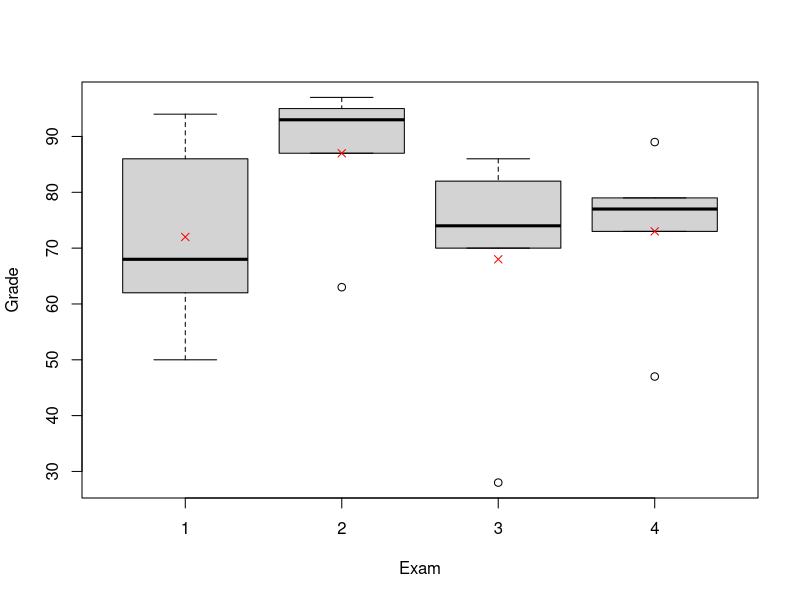
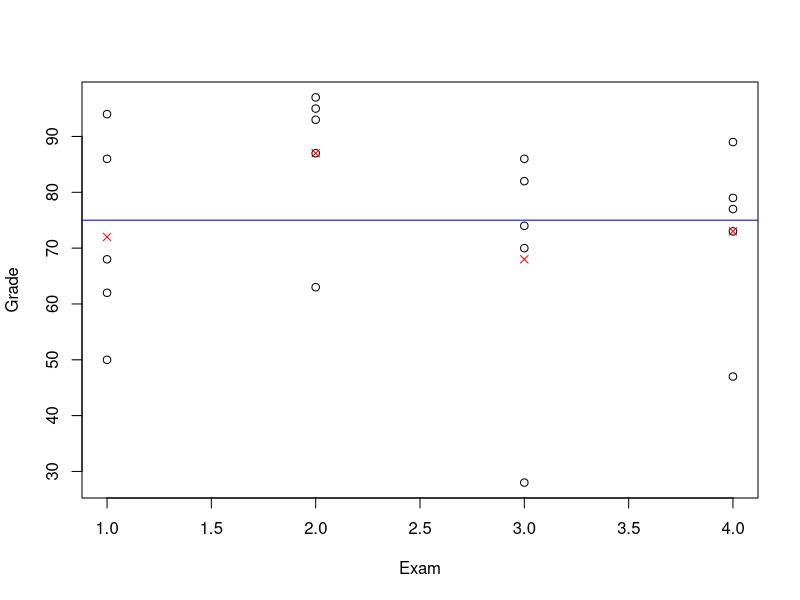
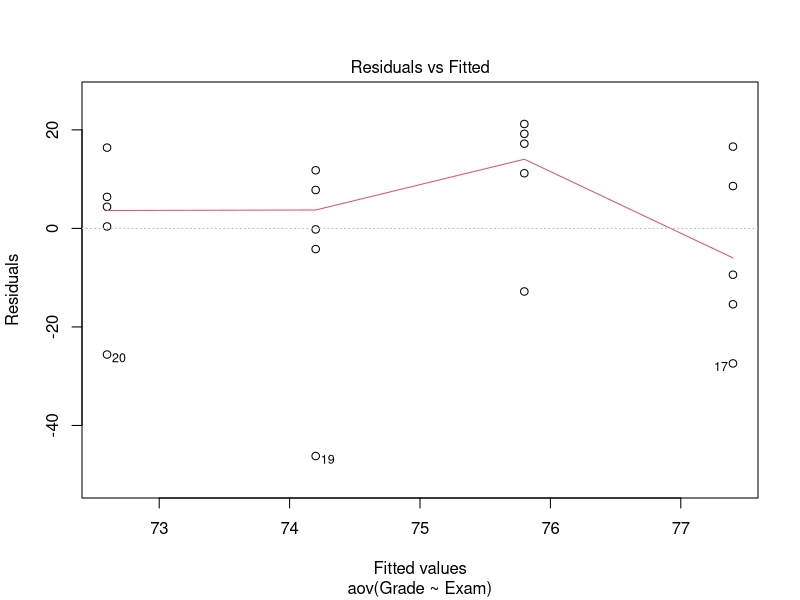
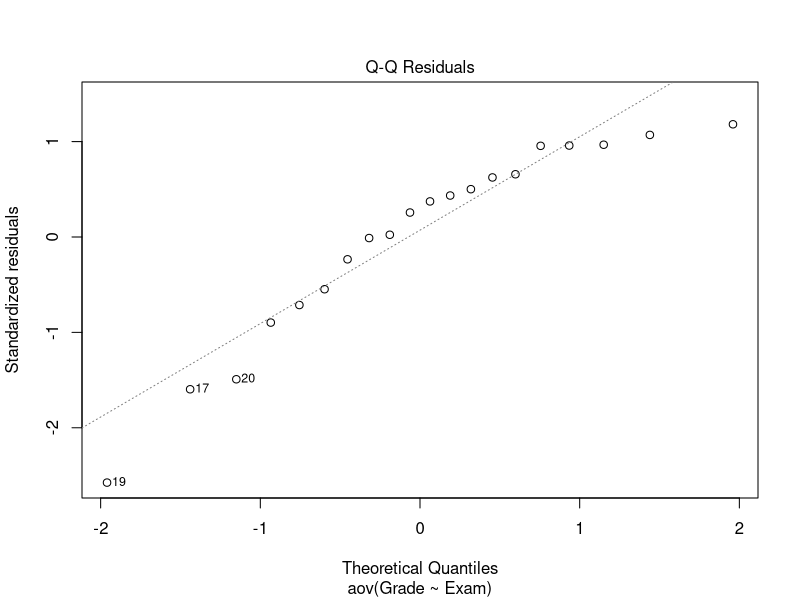
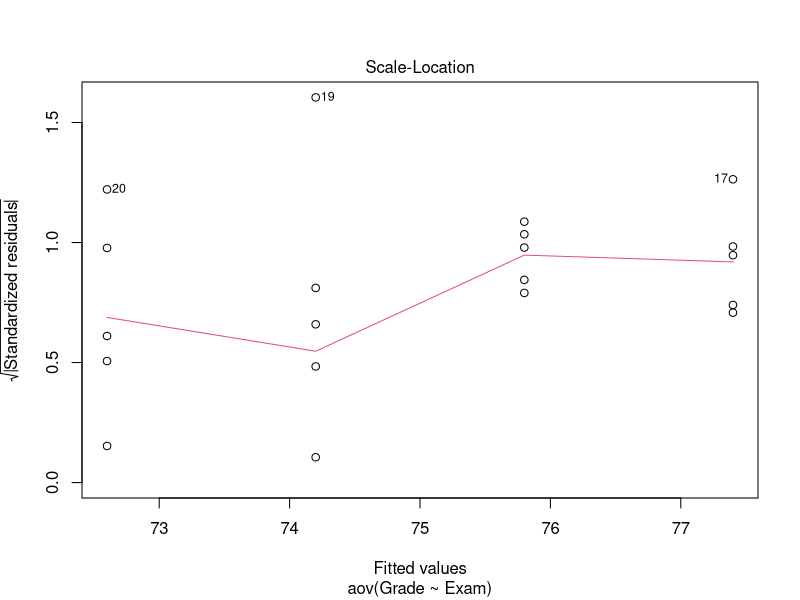
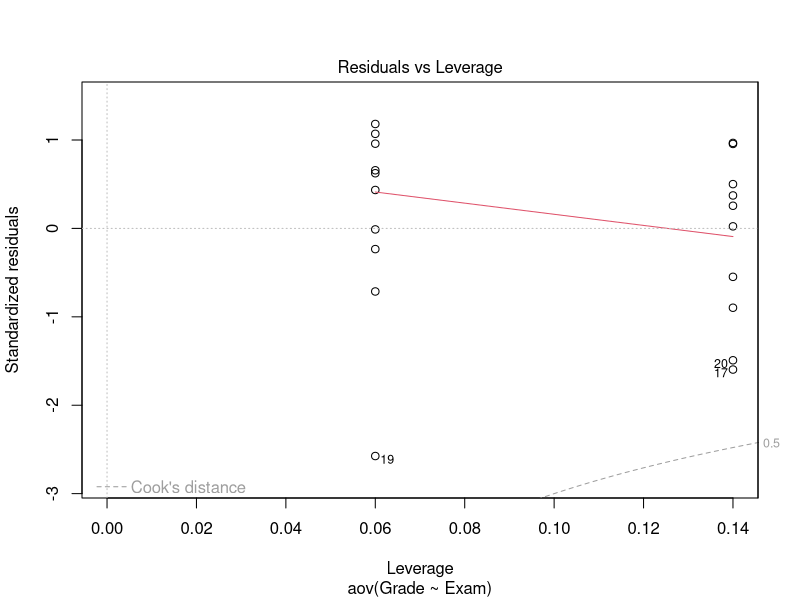
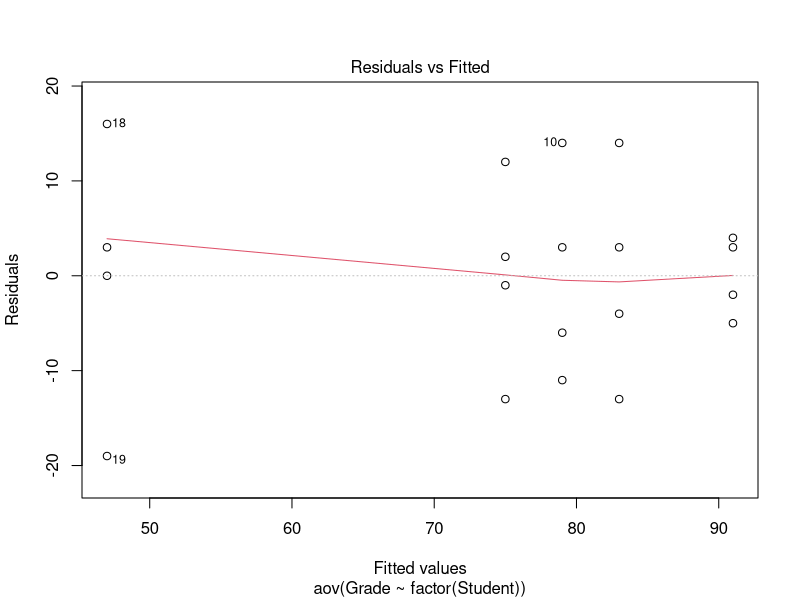
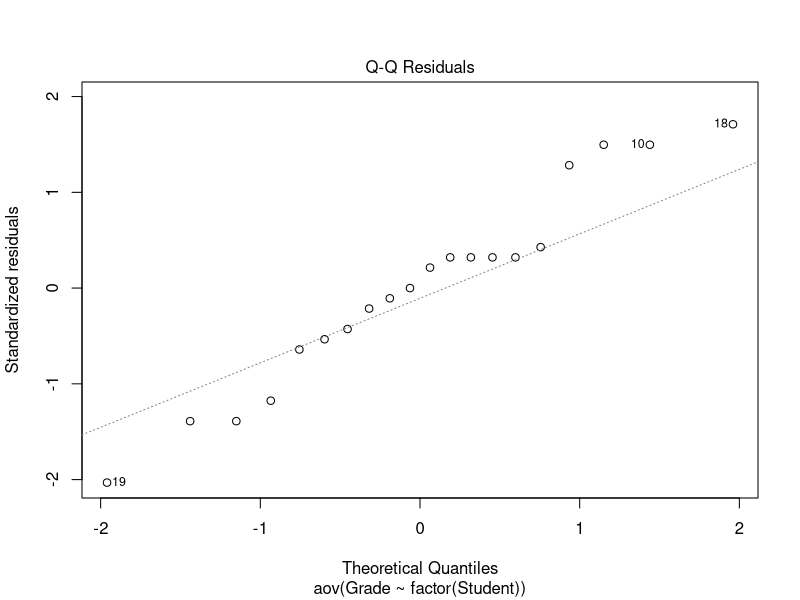

Recreate these plots in R, in order. (Note: this script raises an error after producing the figures.)
## ---- chunk 1
library(readr)

Exams4 <- read_csv("Exams4.csv")

Exams4
## ---- chunk 2
# Plotting "Grade" distributions for each "Exam"
# Use tapply(variable1, variable2, function) to apply the "function" to each group of "variable 1" partitioned based on "variable 2"
means = tapply(Exams4$Grade, Exams4$Exam, mean)

tapply(Exams4$Grade, Exams4$Exam, mean)
tapply(Exams4$Grade, Exams4$Exam, sd)
tapply(Exams4$Grade, Exams4$Exam, length)

boxplot(Grade ~ Exam, data = Exams4)
points(means, col="red", pch=4)
## ---- chunk 3
# SSE is the sum of squared differences from each point to its group mean (red cross).
# SSGroup is the sum of the squared difference from each group mean (red cross) to the grand mean (blue line) multiplied by its group size.
# SSTotal is the sum of squared differences from each point to grand mean (blue line).
# SSTotal=SSGroup+SSE
plot(Grade ~ Exam, data = Exams4)
points(means, col="red", pch=4)
abline(h = mean(Exams4$Grade), col = "blue")
## ---- chunk 4
# Use aov() for comparing the group means. Are grades different among exams?
# Note here since "Exam" is coded in numbers 1 through 4, we need to use factor() to make it categorical.
amodG=aov(Grade~Exam, data=Exams4)
# There seems to be no statistically significant difference in grades among exams.
summary(amodG)
## ---- chunk 5
# Checking ANOVA conditions
plot(amodG)
# Checking the constant variance condition
round(tapply(Exams4$Grade,Exams4$Exam,sd),2)
## ---- chunk 6
# Another way to do ANOVA for group comparisons. Are students different in taking exams?
modS=aov(Grade~factor(Student), data = Exams4)
summary(modS)

plot(modS, 1:2)
round(tapply(Exams4$Grade,Exams4$Student,sd),2)
## ---- chunk 7
# There are k=5 groups, so the df of t-statistic is n-k=20-5=15.
modS$df.residual
t_LSD = qt(1 - 0.05/2, modS$df.residual)

# Error variance estimate
MSE = summary(modS)[[1]][,3][2]

# The naive least significant difference. Grades from two students are regarded different if their means differ more from LSD.
LSD = t_LSD * sqrt(MSE)*sqrt(1/4 + 1/4)
LSD
## ---- chunk 8
# The chance of making type I error with naive LSD can be about 40%!
1-(1-0.05)^10

# Using Bonferroni is OK.
1-(1-0.05/10)^10
## ---- chunk 9
# Using Bonferroni correction to obtain the t quantile
t_bf = qt(1 - 0.05/10/2, modS$df.residual)

BSD = t_bf * sqrt(MSE)*sqrt(1/4 + 1/4)
BSD
## ---- chunk 10
# Tukey's Honestly Significant Difference: valid while less conservative than Bonferroni.
HSD = qtukey(1-0.05, 5, modS$df.residual)/sqrt(2)* sqrt(MSE)*sqrt(1/4 + 1/4)
HSD
## ---- chunk 11
# pairwise.t.test() for comparing group means. 
pairwise.t.test()

## ---- chunk 12
# TukeyHSD() for comparing group means.
TukeyHSD() 
## ---- chunk 13
# Plotting Tukey's HSD confidence intervals
origpar = par()
par(mar=c(4,7,3,1))
hsd = TukeyHSD(modS)
plot(hsd, las=2)
par(origpar)
